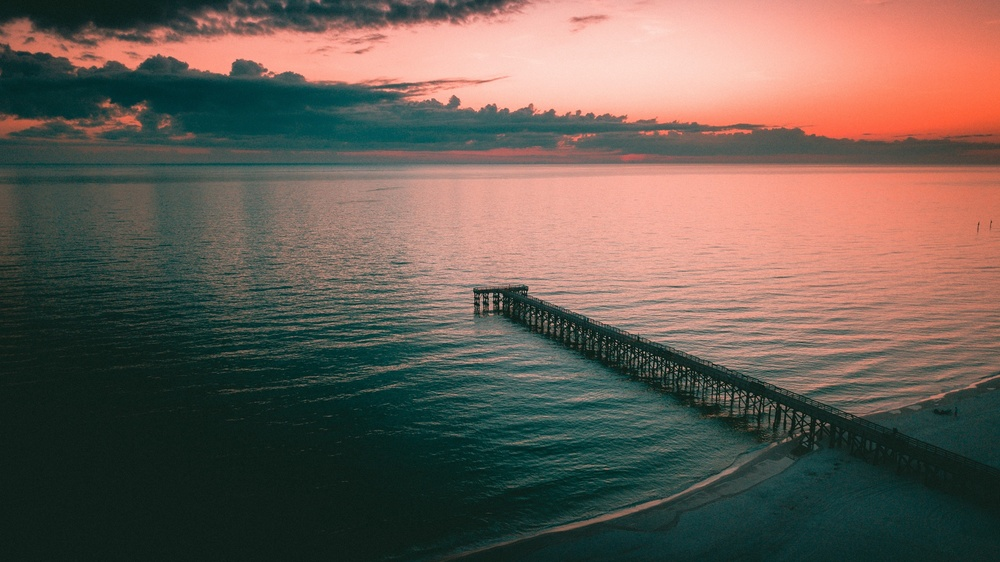
#> input picture TIL/images/pier_dock_sea_dusk_shore_118549_1920x1080.jpg, 1000 x 562 px, shrunk from 1920 x 1080 before the run
$ python sobel_filter.py
#> lines starting #> are read from the running program, lines starting #| are printed output that depends on the picture
# edge 검출과 미분

# sobel 함수 예제

import sys
import numpy as np
import cv2

src = cv2.imread('./images/pier_dock_sea_dusk_shore_118549_1920x1080.jpg', cv2.IMREAD_GRAYSCALE)
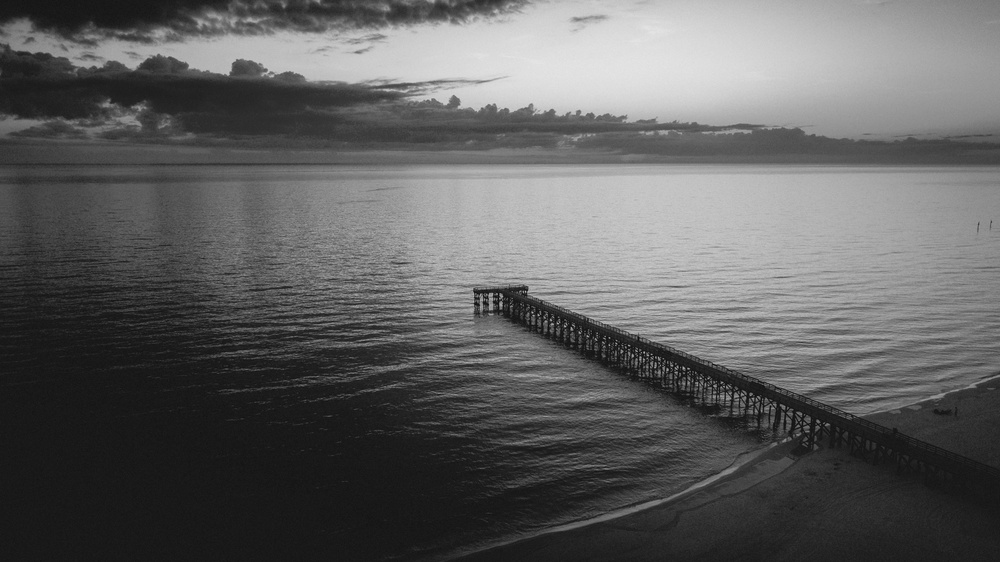
#> src: shape (562, 1000); min 6, max 228, mean 96

if src is None:
    print('error')
    sys.exit()

kernel = np.array([[-1, 0 , 1], [-2,0,2], [-1,0,1]], dtype = np.float32)

# sobel 안쓰고!
dx = cv2.filter2D(src,-1, kernel, delta = 128)
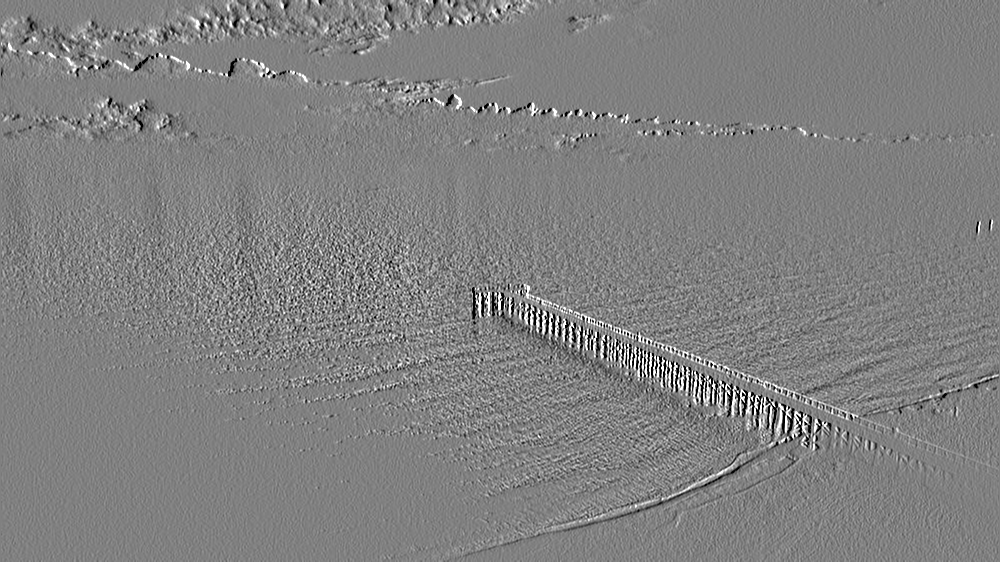
#> dx: shape (562, 1000); min 0, max 255, mean 128.4

# sobel 를 사용하면
dy = cv2.Sobel(src, -1,0,1 , delta=128)
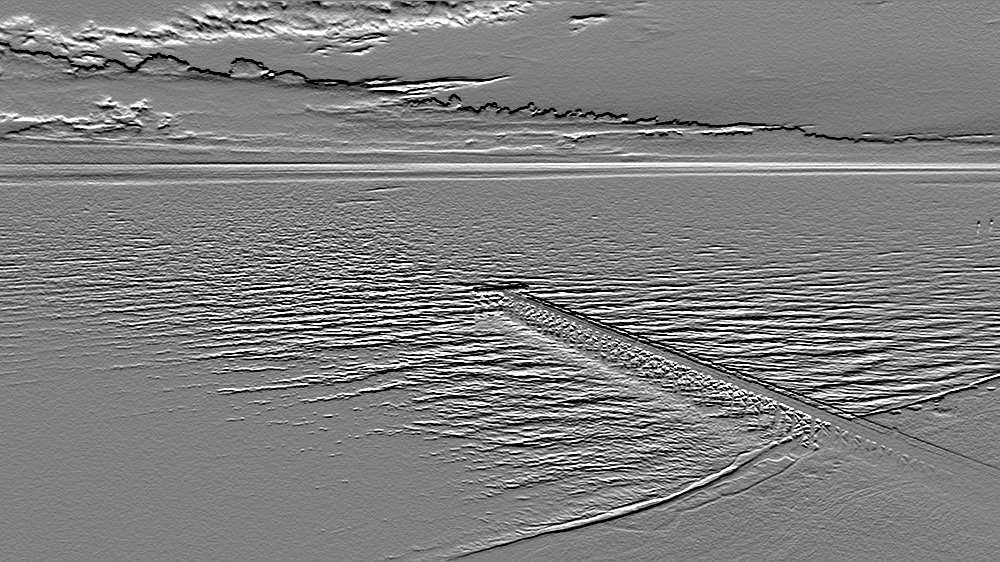
#> dy: shape (562, 1000); min 0, max 255, mean 127.6

cv2.imshow('src', src)
cv2.imshow('dx', dx)
cv2.imshow('dy', dy)
cv2.waitKey()

cv2.destroyAllWindows()

$ run again, with TIL/images/autumn_forest_park_128379_1920x1080.jpg copied over TIL/images/pier_dock_sea_dusk_shore_118549_1920x1080.jpg
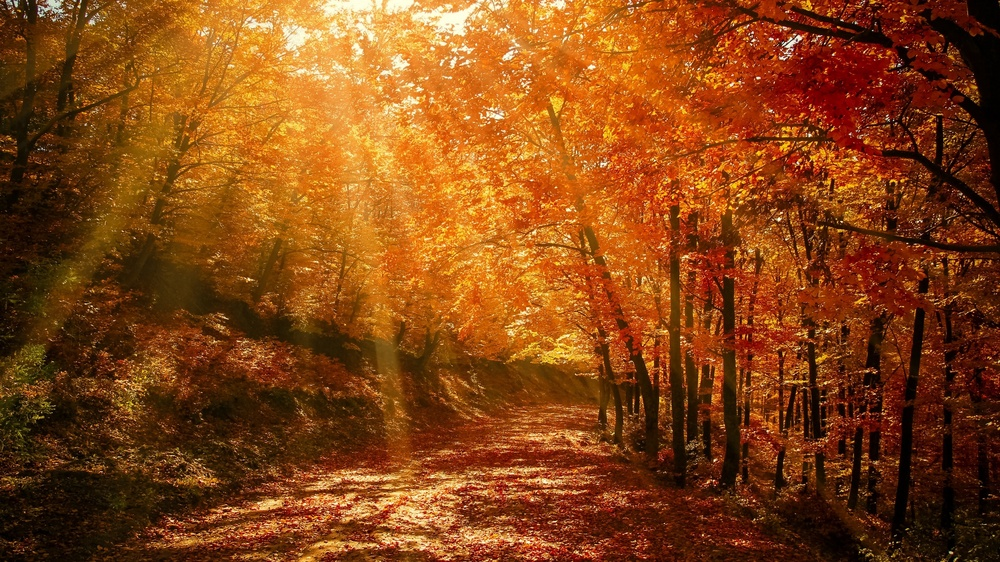
#> input picture TIL/images/autumn_forest_park_128379_1920x1080.jpg, 1000 x 562 px, shrunk from 1920 x 1080 before the run
#> `dx = cv2.filter2D(src,-1, kernel, delta = 128)`:
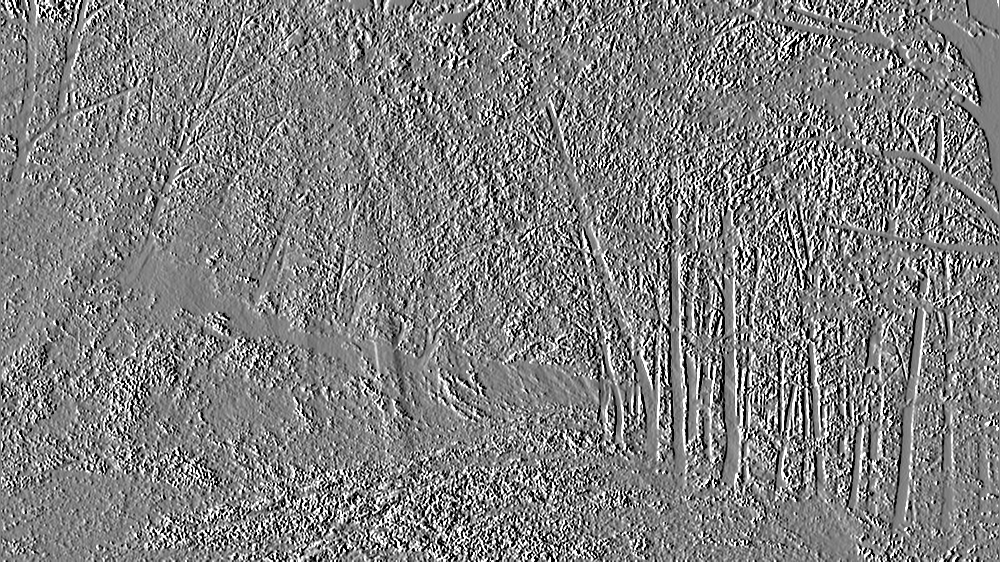
#> dx: shape (562, 1000); min 0, max 255, mean 127.9
#> `dy = cv2.Sobel(src, -1,0,1 , delta=128)`:
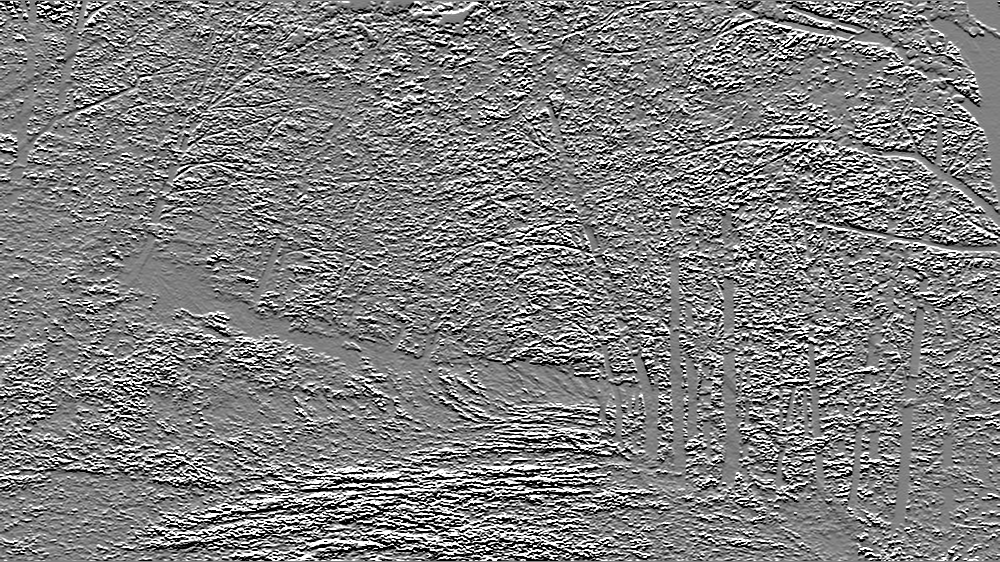
#> dy: shape (562, 1000); min 0, max 255, mean 126.8

$ run again, with TIL/images/boat_mountains_lake_135258_1920x1080.jpg copied over TIL/images/pier_dock_sea_dusk_shore_118549_1920x1080.jpg
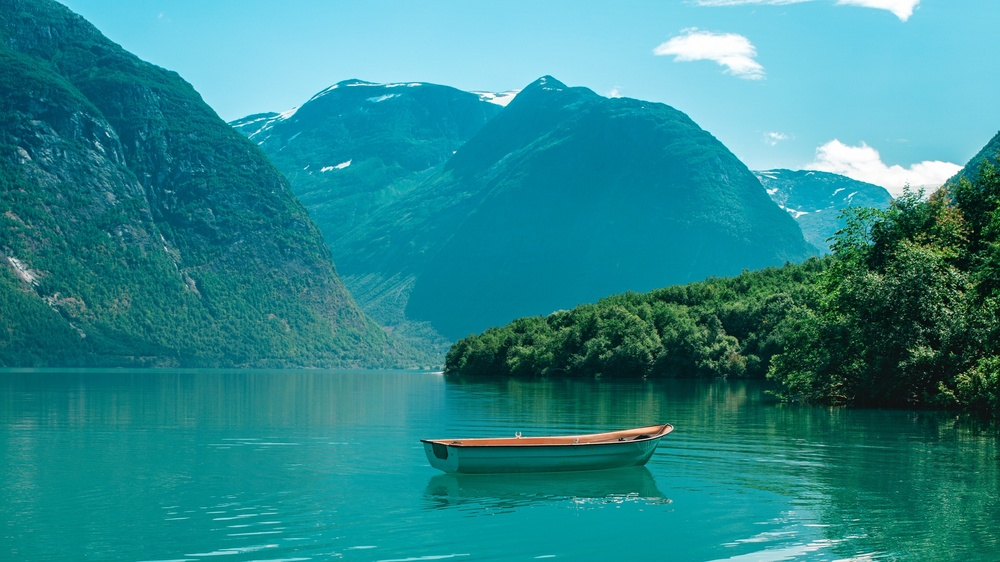
#> input picture TIL/images/boat_mountains_lake_135258_1920x1080.jpg, 1000 x 562 px, shrunk from 1920 x 1080 before the run
#> `src = cv2.imread('./images/pier_dock_sea_dusk_shore_118549_1920x1080.j..`:
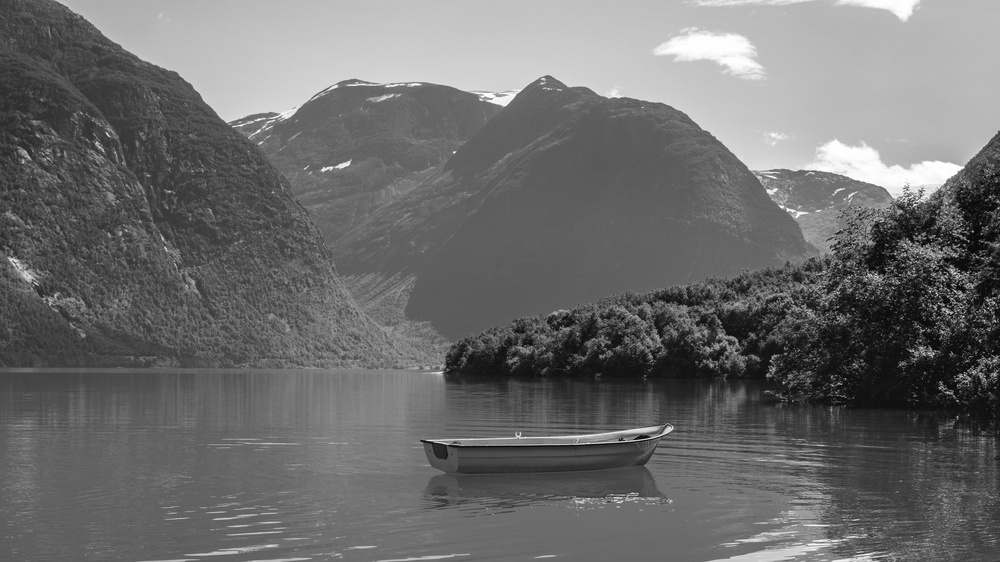
#> src: shape (562, 1000); min 0, max 255, mean 108.9
#> `dy = cv2.Sobel(src, -1,0,1 , delta=128)`:
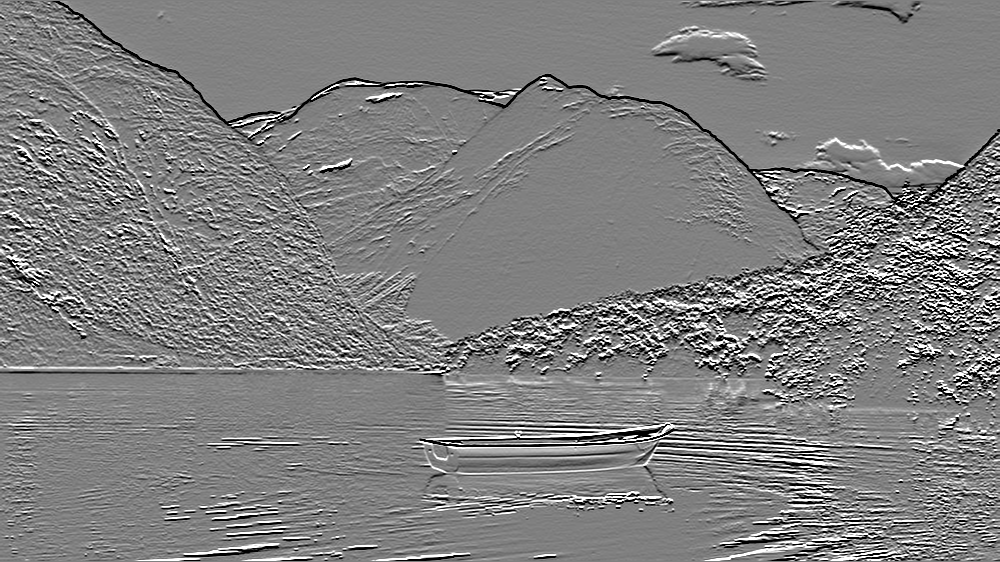
#> dy: shape (562, 1000); min 0, max 255, mean 127.5

$ run again, with TIL/images/forest_fog_trees_128751_1920x1080.jpg copied over TIL/images/pier_dock_sea_dusk_shore_118549_1920x1080.jpg
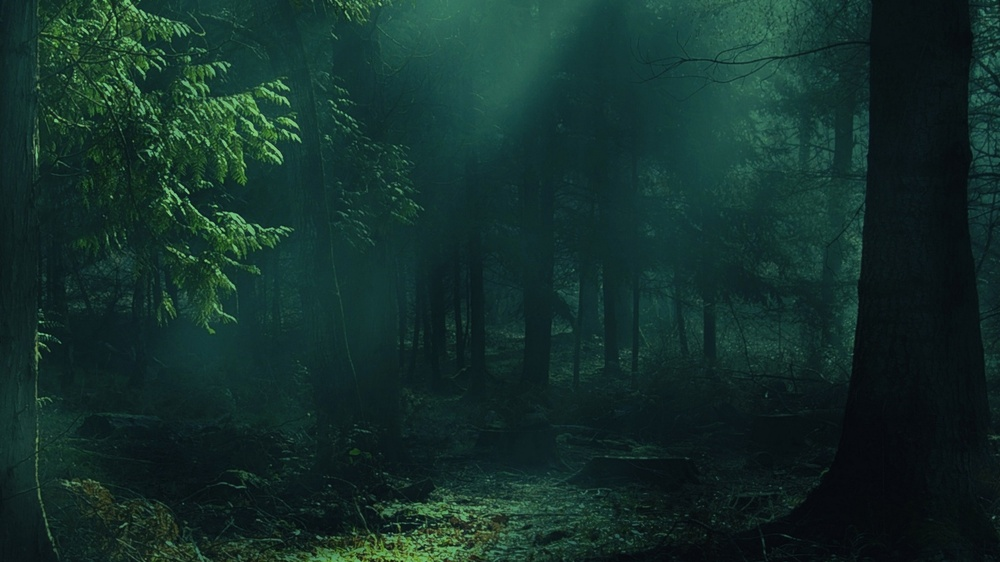
#> input picture TIL/images/forest_fog_trees_128751_1920x1080.jpg, 1000 x 562 px, shrunk from 1920 x 1080 before the run
#> `src = cv2.imread('./images/pier_dock_sea_dusk_shore_118549_1920x1080.j..`:
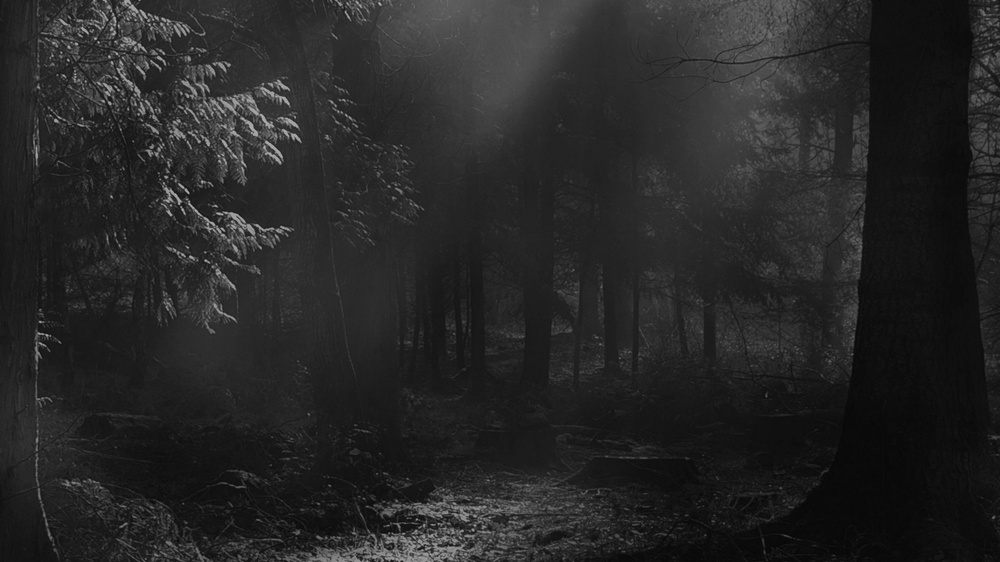
#> src: shape (562, 1000); min 5, max 179, mean 38.6
#> `dy = cv2.Sobel(src, -1,0,1 , delta=128)`:
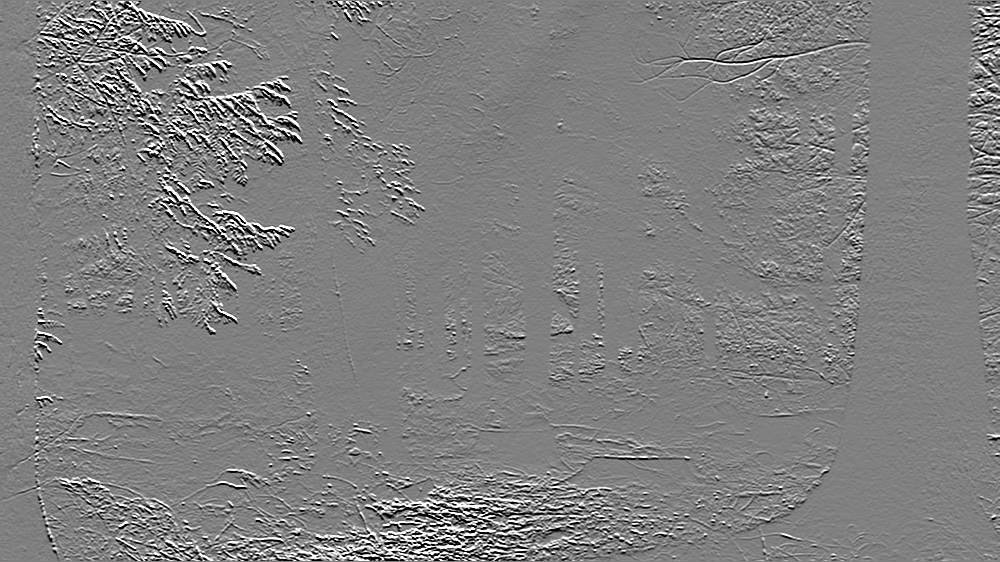
#> dy: shape (562, 1000); min 0, max 255, mean 127.5
